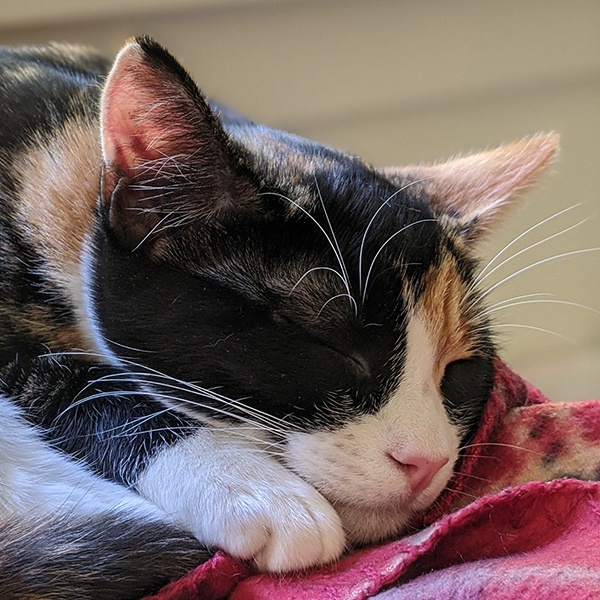
#> input picture data/beans.jpg, 600 x 600 px
$ python -i filtering.py   (imports and definitions only)
#> lines starting #> are read from the running program, lines starting #| are printed output that depends on the picture
import numpy as np
import imageio

# some handy filter definitions
gauss1d5 = np.array([0.0625, 0.25, 0.375, 0.25, 0.0625]).reshape((1, 5))

sobel_x = np.array([
    [1, 0, -1],
    [2, 0, -2],
    [1, 0, -1]], dtype=np.float32)
sobel_y = sobel_x.T

# [32 lines left out: functions brightness, threshold, mean_filter, not called in this run]


def filter(img, kernel):
    """ Apply filter to img using cross-correlation. Preconditions:
      - img is a grayscale (2d) float image
      - filter is 2d and has odd side lengths """
    H, W = img.shape
    out = np.zeros_like(img)

    # half-widths:
    hwi = kernel.shape[0] // 2
    hwj = kernel.shape[1] // 2
    in_pad = np.pad(img, ((hwi, hwi), (hwj, hwj)))

    for i in range(H):
        for j in range(W):
            out[i,j] = (kernel * in_pad[hwi+i-hwi:hwi+i+hwi+1, hwj+j-hwj:hwj+j+hwj+1]).sum()
    return out

def convolve(img, kernel):
    """ Apply filter to img using cross-correlation. Preconditions:
      - img is a grayscale (2d) float image
      - filter is square and has odd side length """
    return filter(img, np.fliplr(np.flipud(kernel)))

# [4 lines left out: function separable_filter, not called in this run]

def grad(img):
    dx = convolve(img, sobel_x)
    dy = convolve(img, sobel_y)
    return np.dstack((dx, dy))

def grad_mag(img):

    return np.sqrt(dx ** 2 + dy ** 2)

# [6 lines left out: function down_2x, not called in this run]

def down_4x(img):
    return down_2x(down_2x(img))

# [22 lines left out: function up_2x, not called in this run]

def up_4x(img, interp="nn"):
    return up_2x(up_2x(img, interp=interp), interp=interp)


# [22 lines left out: functions maximum_filter, gaussian_pyramid, not called in this run]


>>> import cv2
>>> picture = cv2.imread('../data/beans.jpg', cv2.IMREAD_GRAYSCALE)
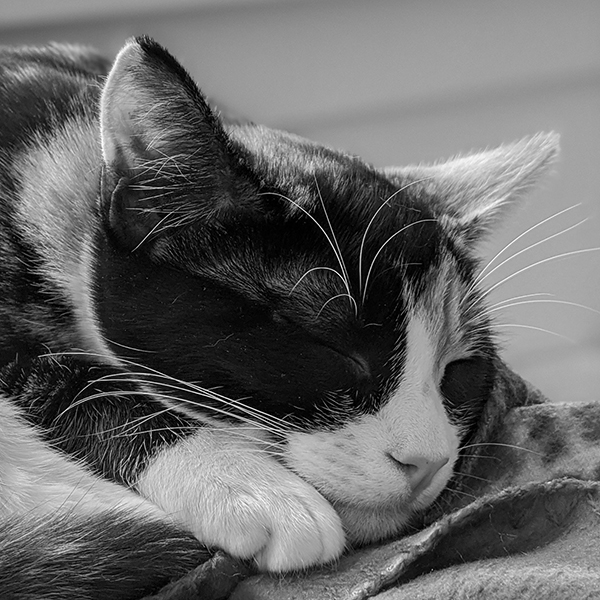
#> picture: shape (600, 600); min 0, max 255, mean 103.4
>>> result = grad(picture)
#> in filter, `in_pad = np.pad(img, ((hwi, hwi), (hwj, hwj)))`:
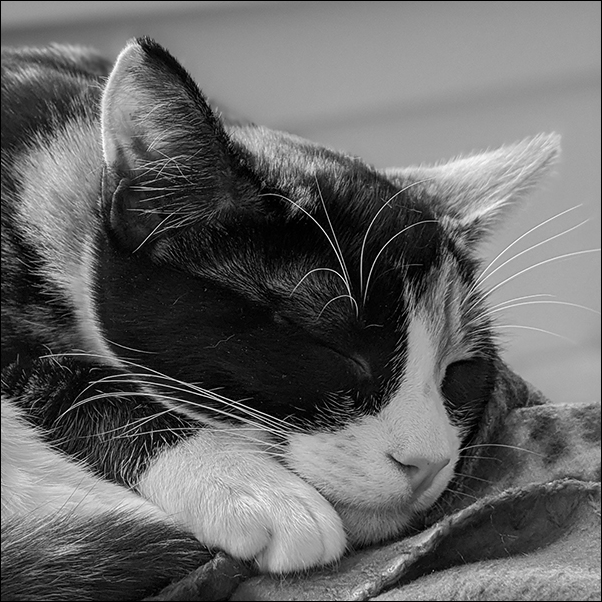
#> in_pad: shape (602, 602); min 0, max 255, mean 102.7
#> after the loop in filter, `for i in range(H):`:
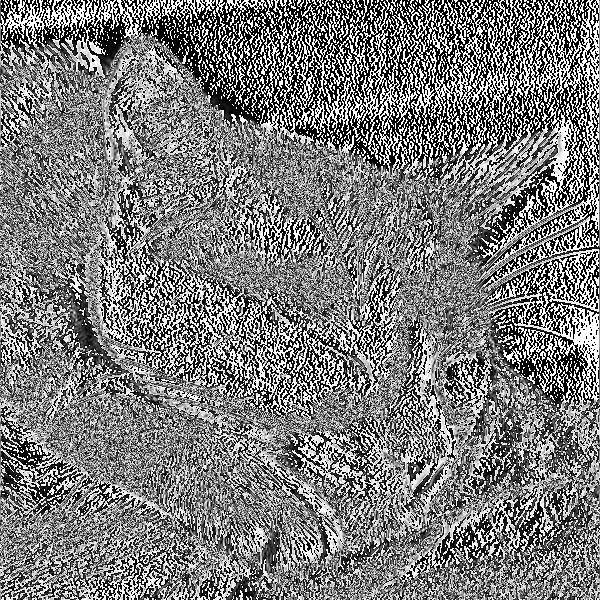
#> out: shape (600, 600); min 0, max 255, mean 123.7
#> after the loop in filter (call 2), `for i in range(H):`:
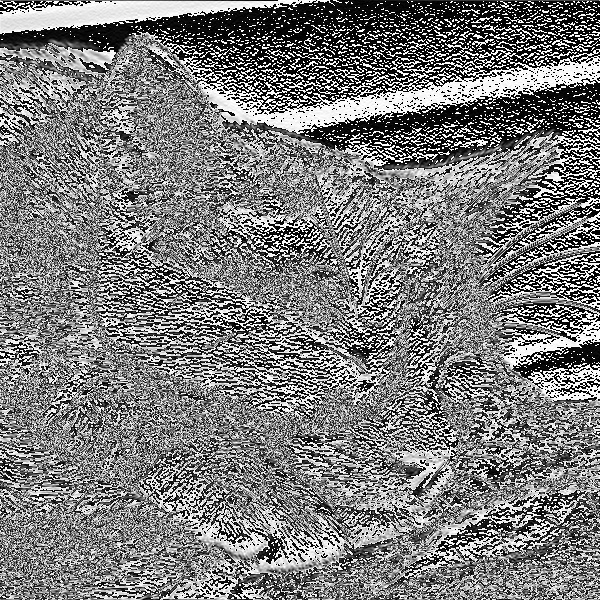
#> out: shape (600, 600); min 0, max 255, mean 123.6

$ run again, on data/bricks.jpg
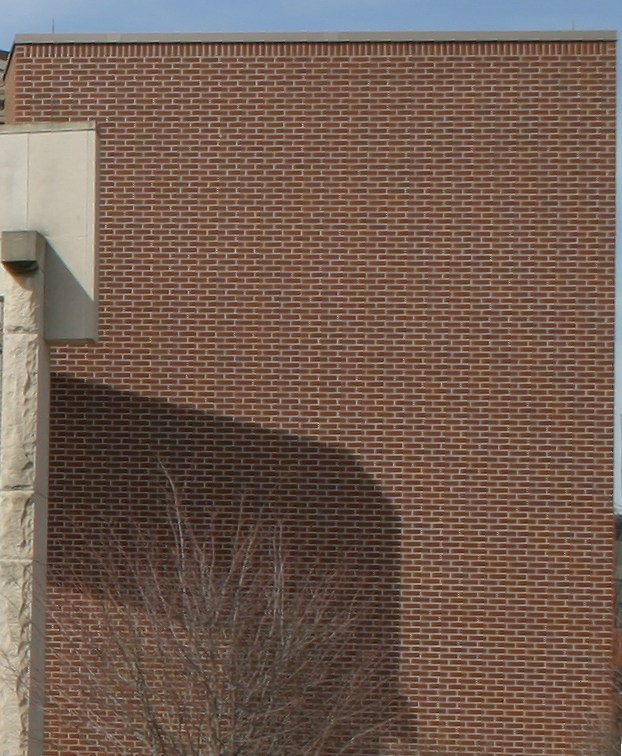
#> input picture data/bricks.jpg, 622 x 756 px
#> after the loop in filter, `for i in range(H):`:
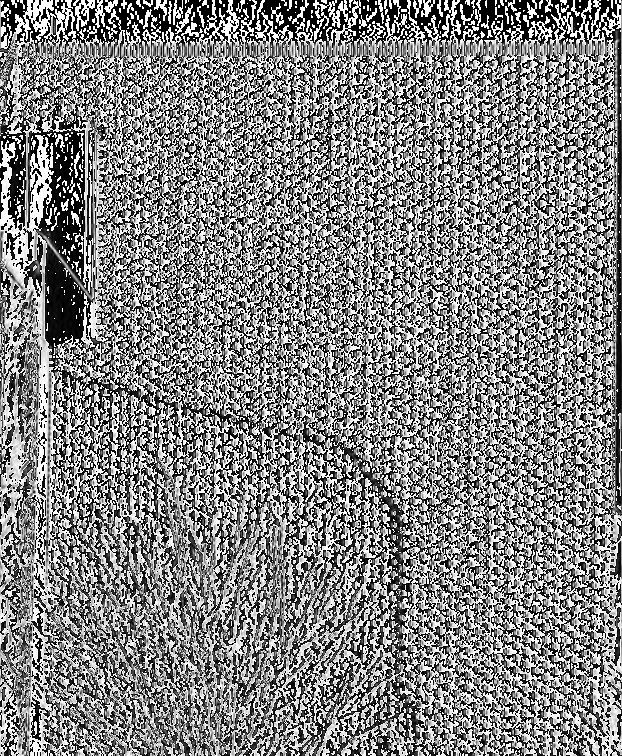
#> out: shape (756, 622); min 0, max 255, mean 131.2
#> after the loop in filter (call 2), `for i in range(H):`:
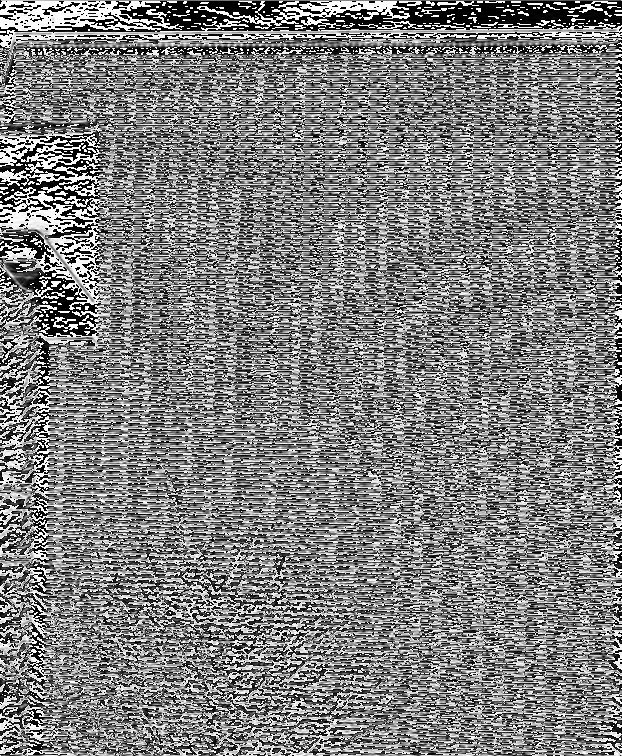
#> out: shape (756, 622); min 0, max 255, mean 126.3

$ run again, on data/fences.jpg
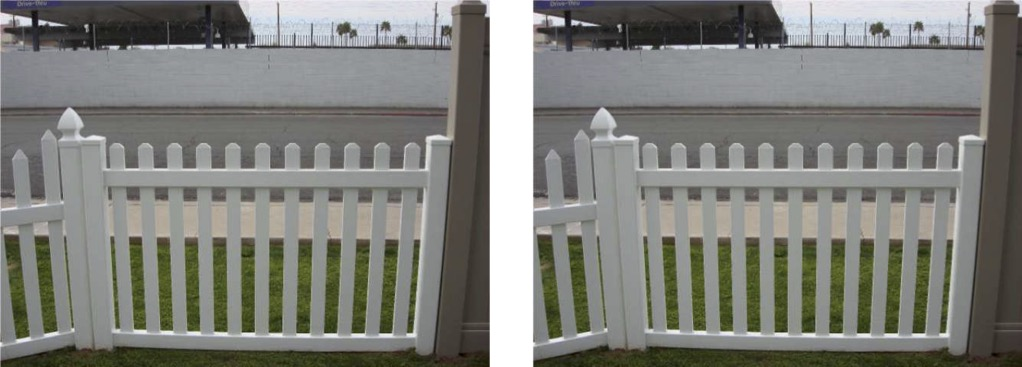
#> input picture data/fences.jpg, 1022 x 367 px
#> after the loop in filter, `for i in range(H):`:
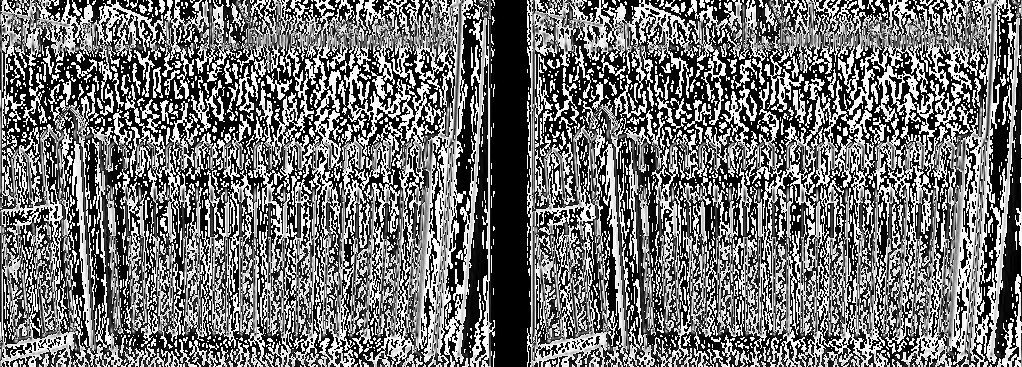
#> out: shape (367, 1022); min 0, max 255, mean 113.4
#> after the loop in filter (call 2), `for i in range(H):`:
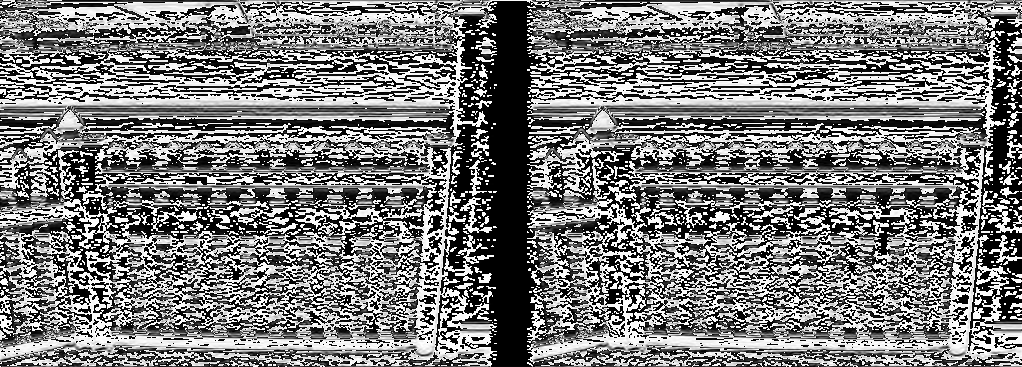
#> out: shape (367, 1022); min 0, max 255, mean 121.7

$ run again, on data/harris.jpg
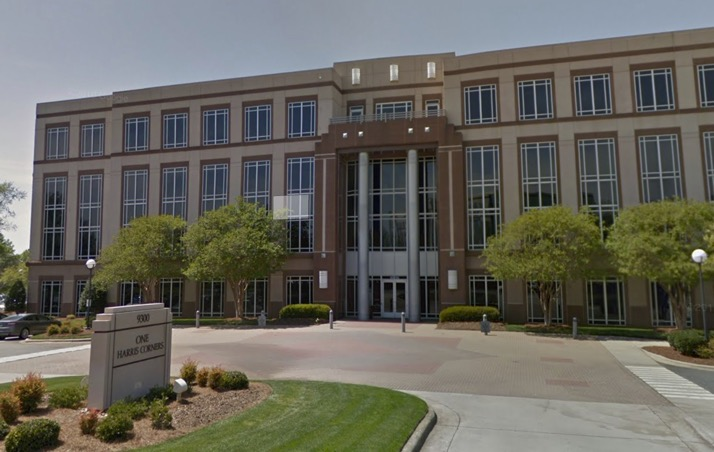
#> input picture data/harris.jpg, 714 x 452 px
#> after the loop in filter, `for i in range(H):`:
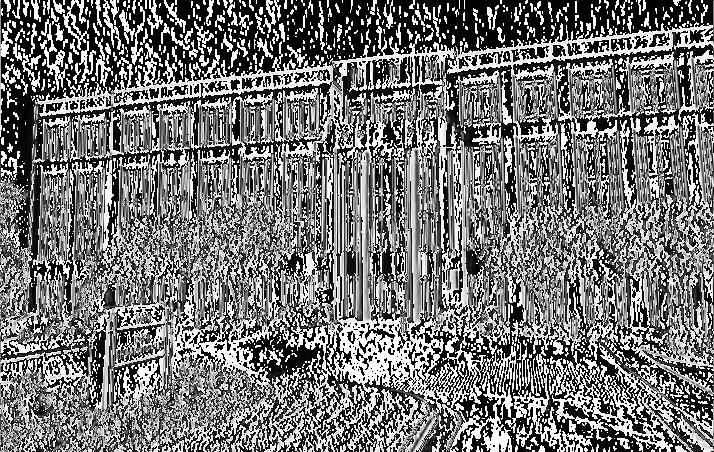
#> out: shape (452, 714); min 0, max 255, mean 117.4
#> after the loop in filter (call 2), `for i in range(H):`:
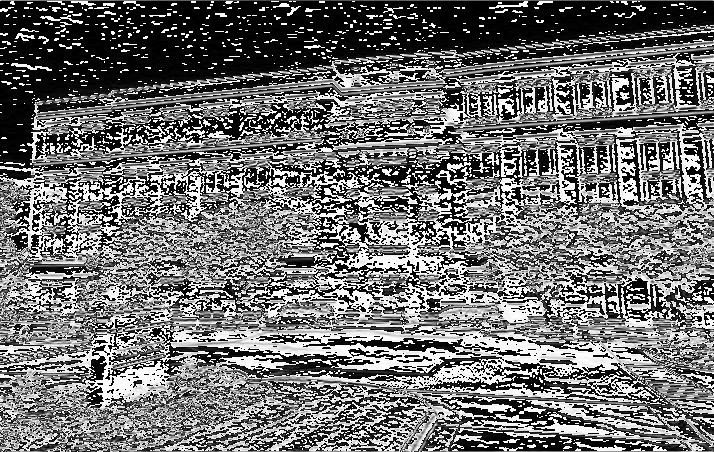
#> out: shape (452, 714); min 0, max 255, mean 112.3
